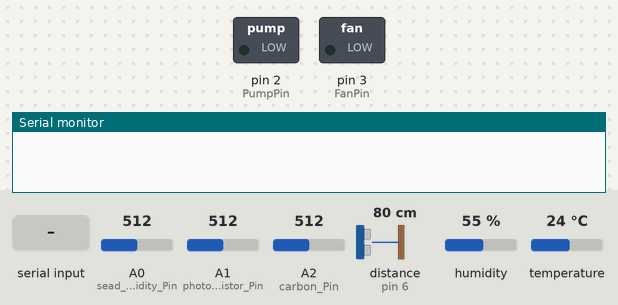
Bench run of a sketch on a simulated Arduino Uno, built with avr-gcc and run on an emulated ATmega328P. Shown: switched loads named in the sketch (green lamp = pin HIGH), the last lines printed to the serial monitor. Wiring (inferred from the names in the program): ultrasonic range finder: trigger pin 5; echo pin 6. The inputs (shaded band) are chosen by the test bench; at power-on: A0 (sead_humidity_Pin) = 512, A1 (photoresistor_Pin) = 512, A2 (carbon_Pin) = 512, distance to the obstacle (sensor on pin 6) 80 cm, humidity 55 %, temperature 24 °C. The echo pulse lasts 58.3 µs per cm; pins used as bus, display or sensor lines are not drawn.

Above: at 1.2 s.
1.3 s: "1" received over Serial
At 2.2 s:
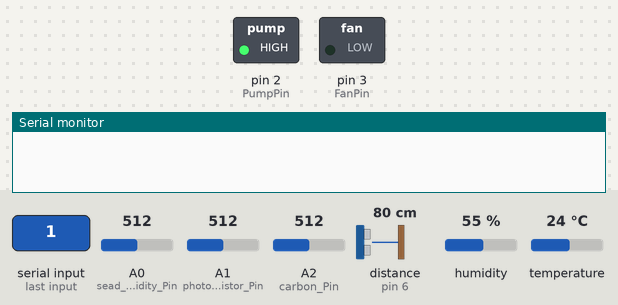
2.8 s: "2" received over Serial
At 3.3 s:
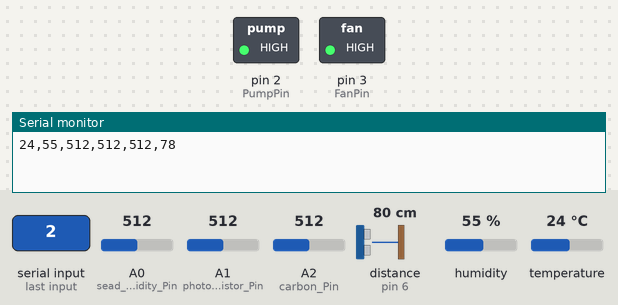
4.3 s: "0" received over Serial
At 5.5 s:
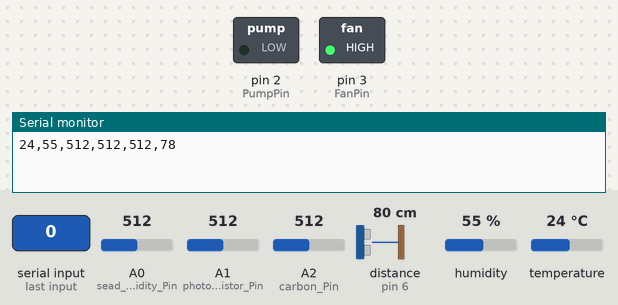
5.8 s: "3" received over Serial
At 6.8 s:
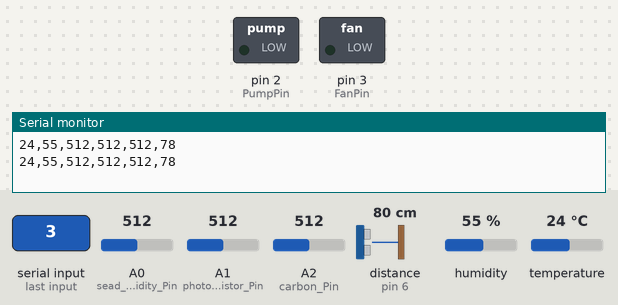
Timing chart, 0 to 8.3 s (numbered marks = the images above; inputs shaded):
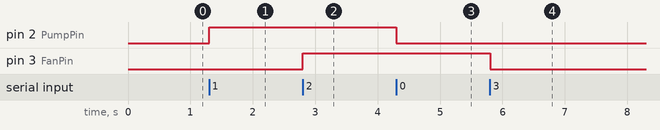

Measured:
- after the input at 1.3 s, pin 2 (PumpPin): LOW → HIGH at once
- after the input at 2.8 s, pin 3 (FanPin): LOW → HIGH at once
- after the input at 4.3 s, pin 2 (PumpPin): HIGH → LOW at once
- after the input at 5.8 s, pin 3 (FanPin): HIGH → LOW at once

The sketch:

Programme.ino
```cpp
int PumpPin = 2;
int FanPin = 3;

#include "DHT.h"
#define DHTPIN 4
#define DHTTYPE DHT11
DHT dht(DHTPIN, DHTTYPE);

int sead_humidity_Pin = A0;
int photoresistor_Pin = A1;
int carbon_Pin = A2;

int trigger_pin = 5;
int echo_pin = 6;

unsigned long previousMillis = 0;
const long interval = 3000;

void setup() {
  Serial.begin(9600);
  dht.begin();

  pinMode(FanPin, OUTPUT);
  pinMode(PumpPin, OUTPUT);

  pinMode(sead_humidity_Pin, INPUT);
  pinMode(photoresistor_Pin, INPUT);
  pinMode(carbon_Pin, INPUT);

  pinMode (trigger_pin, OUTPUT);
  pinMode (echo_pin, INPUT);
}

void loop() {
  unsigned long currentMillis = millis();

  if (currentMillis - previousMillis >= interval) {
    previousMillis = currentMillis;

    Serial.print((int)dht.readTemperature());
    Serial.print(",");
    Serial.print((int)dht.readHumidity());
    Serial.print(",");
    Serial.print(sead_humidity(sead_humidity_Pin));
    Serial.print(",");
    Serial.print(brightness(photoresistor_Pin));
    Serial.print(",");
    Serial.print(carbon(carbon_Pin));
    Serial.print(",");
    Serial.println(water_level(trigger_pin,echo_pin));

  }

  if (Serial.available() > 0) {
    char received = Serial.read();
    if (received == '1')
      fanOn(PumpPin);
    else if (received == '0')
      fanOff(PumpPin);
    else if (received == '2')
      ventiloOn(FanPin);
    else if (received == '3')
      ventiloOff(FanPin);
  }

}
```

actionneurs.ino
```cpp
void fanOn(int pin) {
  digitalWrite(pin,1);
}

void fanOff(int pin) {
  digitalWrite(pin,0);
}

void ventiloOn(int pin) {
  digitalWrite(pin,1);
}

void ventiloOff(int pin) {
  digitalWrite(pin,0);
}
```

capteurs.ino
```cpp
int sead_humidity(int pin) {
  return analogRead(pin);
}

int brightness(int pin) {
  return analogRead(pin);
}

int carbon(int pin) {
  return analogRead(pin);
}

int water_level(int trigger_pin,int echo_pin) {
  digitalWrite (trigger_pin, HIGH);
  delayMicroseconds (10);
  digitalWrite (trigger_pin, LOW);
  int time = pulseIn (echo_pin, HIGH);
  return (int)((time * 0.034) / 2);
  }
```
